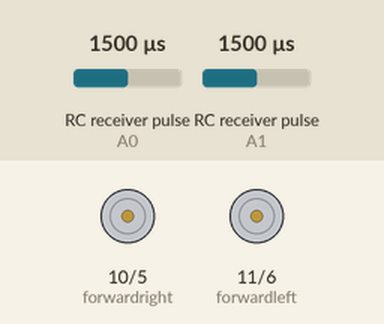
Simulated run of this sketch. Board: Arduino Uno, built with avr-gcc and run on an emulated ATmega328P. Parts: motor-driver pin pairs drawn as motors (green arrow = first pin HIGH = forward, orange = second pin HIGH = backward, longer = more drive). Wiring (inferred from the names in the program): 2 × RC receiver channel: data A0 / data A1. Inputs (shaded band) come from the test bench; at power-on: RC receiver pulse (sensors on A0, A1) 1500 µs.

Above: at 1.2 s.
1.3 s: RC receiver pulse (sensor on A0) set to 1472 µs
4.3 s: RC receiver pulse (sensor on A1) set to 1020 µs
At 6.34 s:
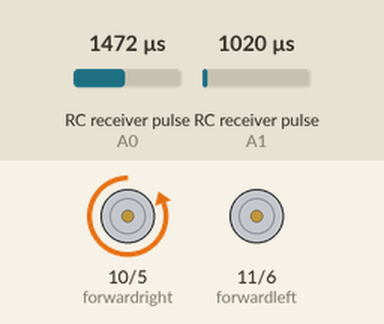
7.3 s: RC receiver pulse (sensor on A0) set to 1020 µs
8.8 s: RC receiver pulse (sensor on A1) set to 1077 µs
10.3 s: RC receiver pulse (sensor on A1) set to 1104 µs
At 12.6 s:
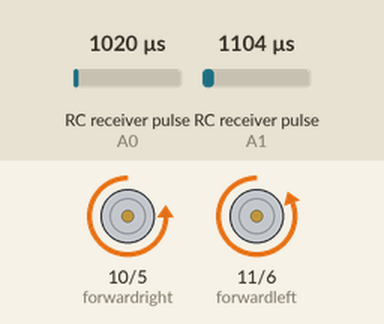
13.3 s: RC receiver pulse (sensor on A1) set to 1750 µs
At 13.59 s:
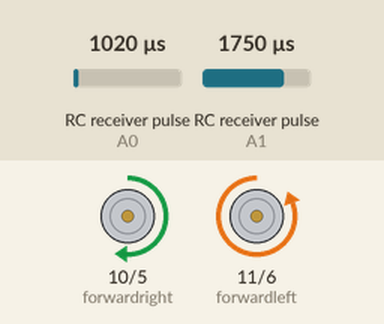
Timing chart, 0 to 17.3 s (numbered marks = the images above; inputs shaded):
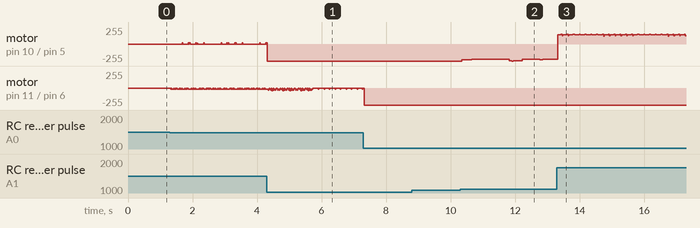

The sketch:

Fsix6_car_Vtail_transmitter.ino
```cpp
#include <EnableInterrupt.h>
#define SERIAL_PORT_SPEED 57600
#define RC_NUM_CHANNELS  4
#define RC_CH1  0
#define RC_CH2  1
#define RC_CH1_INPUT  A0
#define RC_CH2_INPUT  A1

int forwardleft = 11;
int forwardright = 10;
int backwardleft = 6;
int backwardright = 5;

int forwardleftpwm = 0;
int backwardleftpwm = 0;
int forwardrightpwm = 0;
int backwardrightpwm = 0;

uint16_t rc_values[RC_NUM_CHANNELS];
uint32_t rc_start[RC_NUM_CHANNELS];
volatile uint16_t rc_shared[RC_NUM_CHANNELS];

void rc_read_values() {
  noInterrupts();
  memcpy(rc_values, (const void *)rc_shared, sizeof(rc_shared));
  interrupts();
}

void calc_input(uint8_t channel, uint8_t input_pin) {
  if (digitalRead(input_pin) == HIGH) {
    rc_start[channel] = micros();
  } else {
    uint16_t rc_compare = (uint16_t)(micros() - rc_start[channel]);
    rc_shared[channel] = rc_compare;
  }
}

void calc_ch1() { calc_input(RC_CH1, RC_CH1_INPUT); }
void calc_ch2() { calc_input(RC_CH2, RC_CH2_INPUT); }


void setup() {
  Serial.begin(SERIAL_PORT_SPEED);

  pinMode(RC_CH1_INPUT, INPUT);
  pinMode(RC_CH2_INPUT, INPUT);

  pinMode(forwardleft, OUTPUT);
  pinMode(forwardright, OUTPUT);
  pinMode(backwardleft, OUTPUT);
  pinMode(backwardright, OUTPUT);


  enableInterrupt(RC_CH1_INPUT, calc_ch1, CHANGE);
  enableInterrupt(RC_CH2_INPUT, calc_ch2, CHANGE);

  while(rc_values[RC_CH2]==0){rc_read_values();}

}

void loop() {
  rc_read_values();
  //Serial.print("CH1:"); Serial.print(rc_values[RC_CH1]); Serial.print("\t");
  //Serial.print("CH2:"); Serial.print(rc_values[RC_CH2]); Serial.println("\t");

  /*if (1480 < rc_values[RC_CH1] < 1520 and 1480 < rc_values[RC_CH2] < 1520) {
analogWrite(forwardleft,0);
analogWrite(backwardleft,0);
analogWrite(forwardright,0);
analogWrite(backwardright,0);

  }*/

if (rc_values[RC_CH2] > 1520){
    forwardrightpwm = map (rc_values[RC_CH2], 1500 , 1950, 0, 255);

    if (forwardrightpwm > 255){forwardrightpwm = 255;}
    else if (forwardrightpwm < 0){forwardrightpwm = 0;}

    analogWrite(forwardright,forwardrightpwm);
    analogWrite(backwardright,0);
}

else if (rc_values[RC_CH2] < 1480){
    backwardrightpwm = map (rc_values[RC_CH2], 1500 , 1100, 0, 255);

    if (backwardrightpwm > 255){backwardrightpwm = 255;}
    else if (backwardrightpwm < 0){backwardrightpwm = 0;}

    analogWrite(backwardright,backwardrightpwm);
    analogWrite(forwardright,0);
}

else {
    analogWrite(forwardright,0);
    analogWrite(backwardright,0);}

if (rc_values[RC_CH1] > 1520){
    forwardleftpwm = map (rc_values[RC_CH1], 1500 , 1950, 0, 255);

    if (forwardleftpwm > 255){forwardleftpwm = 255;}
    else if (forwardleftpwm < 0){forwardleftpwm = 0;}

    analogWrite(forwardleft,forwardleftpwm);
    analogWrite(backwardleft,0);
}

else if (rc_values[RC_CH1] < 1480){
    backwardleftpwm = map (rc_values[RC_CH1], 1500 , 1100, 0, 255);

    if (backwardleftpwm > 255){backwardleftpwm = 255;}
    else if (backwardleftpwm < 0){backwardleftpwm = 0;}

    analogWrite(backwardleft,backwardleftpwm);
    analogWrite(forwardleft,0);
}

else {
    analogWrite(forwardleft,0);
    analogWrite(backwardleft,0);
  }

}
```

Measured:
- the behaviour switches between 1092 and 1093 µs on RC receiver pulse (sensor on A1) (found by bisection; images 1 and 2)
- after the input at 8.8 s, every drawn part: stays the same
- after the input at 10.3 s, motor on pin 10 (forwardright) / pin 5 (backwardright): backward 255/255 → backward 234/255 at once, → backward 232/255 0.32 s later, → backward 229/255 0.28 s later, → backward 232/255 0.12 s later, … (13 changes in this stretch)
